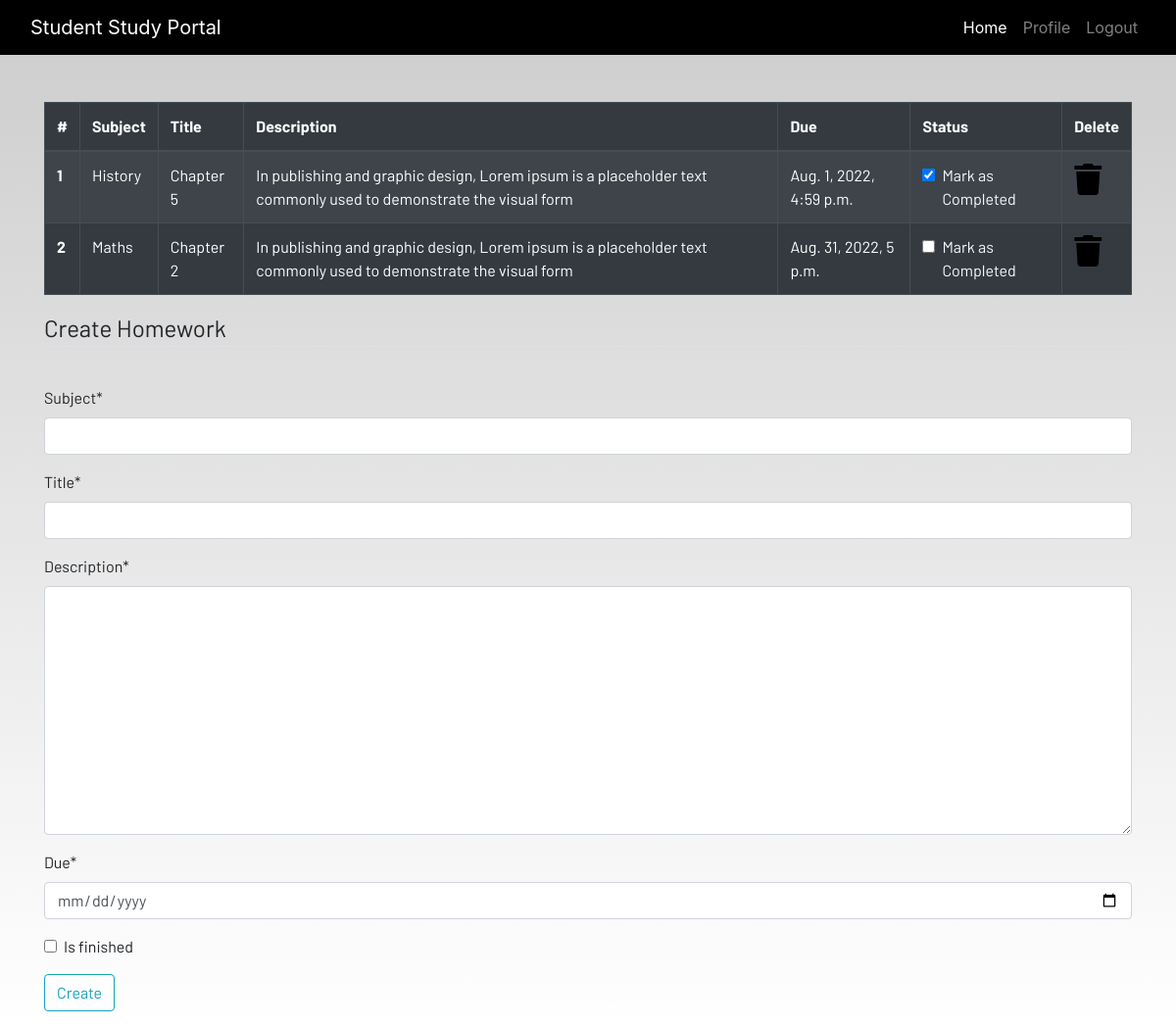
Screenshot of /homework/ (signed in) with the database file from the repository.
### dashboard/models.py (models this page shows, shortened)
class Homework(models.Model):
    user = models.ForeignKey(User, on_delete=models.CASCADE)
    subject = models.CharField(max_length=200)
    title = models.CharField(max_length=200)
    description = models.TextField()
    due = models.DateTimeField()
    is_finished = models.BooleanField(default=False)

### dashboard/views.py (the view)
# urls.py: path('homework/', login_required(views.homework), name='homework'),
def homework(request):
    if request.method == 'POST':
        form = HomeworkForm(request.POST)
        if form.is_valid():
            try:
                finished = form.cleaned_data.get('is_finished')
                if finished:
                    finished = True
                else:
                    finished = False
            except:
                finished = False
            Homework(
                user=request.user,
                subject=form.cleaned_data.get('subject'),
                title=form.cleaned_data.get('title'),
                description=form.cleaned_data.get('description'),
                due=form.cleaned_data.get('due'),
                is_finished=finished
            ).save()
            messages.success(
                request, f'Homework Added from {request.user.username} successfully')
            return HttpResponseRedirect('/homework/')
    else:
        form = HomeworkForm()
    homeworks = Homework.objects.filter(user=request.user)
    if len(homeworks) == 0:
        homework_done = True
    else:
        homework_done = False
    context = {
        'form': form,
        'homeworks': homeworks,
        'homework_done': homework_done
    }
    return render(request, 'dashboard/homework.html', context)

### dashboard/forms.py
class HomeworkForm(forms.ModelForm):
    class Meta:
        model = Homework
        fields = ['subject', 'title', 'description', 'due', 'is_finished']
        widgets = {'due': DateInput()}

### dashboard/templates/dashboard/homework.html (shortened to what this page needs)
{% extends 'dashboard/base.html' %} {% load static %} {% load crispy_forms_tags %} {% block content %}
<div class="container">
    {% if not homework_done %}
    <table class="table table-striped table-bordered table-hover table-dark">
        <thead>
            <tr>
                <th scope="col">#</th>
                <th scope="col">Subject</th>
                <th scope="col">Title</th>
                <th scope="col">Description</th>
                <th scope="col">Due</th>
                <th scope="col">Status</th>
                <th scope="col">Delete</th>
            </tr>
        </thead>
        <tbody>
            {% for h in homeworks %}
            <tr>
                <th scope="row">{{ h.id }}</th>
                <td>{{ h.subject }}</td>
                <td>{{ h.title }}</td>
                <td>{{ h.description }}</td>
                <td>{{ h.due }}</td>
                <td>
                    <a href="{% url 'homework_update' h.id %}">
                        <div class="form-check">
                            {% if h.is_finished %}
                            <input class="form-check-input" type="checkbox" value="" checked /> {% else %}
                            <input class="form-check-input" type="checkbox" value="" /> {% endif %}
                            <label class="form-check-label text-light" for="flexCheckDefault">
                Mark as Completed
              </label>
                        </div>
                    </a>
                </td>
                <td>
                    <a href="{%  url 'homework_delete' h.id %}"><i class="fa fa-trash fa-2x"></i
          ></a>
                </td>
            </tr>
            {% endfor %}
        </tbody>
    </table>
    {% else %}
    <h4>All homeworks are completed!! Create to have more!!</h4>
    {% endif %}
</div>
<div class="container">
    <form method="POST">
        <fieldset class="form-group">
            <legend class="border-bottom mb-4">Create Homework</legend>
        </fieldset>
        {{ form|crispy }}
        <div class="form-group">
            <button href="" class="btn btn-outline-info" type="submit">Create</button>
        </div>
    </form>
</div>
{% endblock content %}

### static/css/main.css (style rules this page uses)
html { scroll-behavior: smooth; height: 100%; width: 100%; }
a { text-decoration: none !important; color: black; }
html, body { max-width: 100%; overflow-x: hidden; height: 100%; width: 100%; }
body { background: linear-gradient(rgba(0, 0, 0, 0.2), rgba(255, 255, 255, 0.5)); overflow-x: hidden; background-repeat: no-repeat; }
.fa { color: black; }

### rows the page displays
Homework: id "1", subject "History", title "Chapter 5", description "In publishing and graphic design, Lorem ipsum is a placeholder text commonly used to demonstrate the visual form", due "Aug. 1, 2022, 4:59 p.m."
Homework: id "2", subject "Maths", title "Chapter 2", description "In publishing and graphic design, Lorem ipsum is a placeholder text commonly used to demonstrate the visual form", due "Aug. 31, 2022, 5 p.m."
